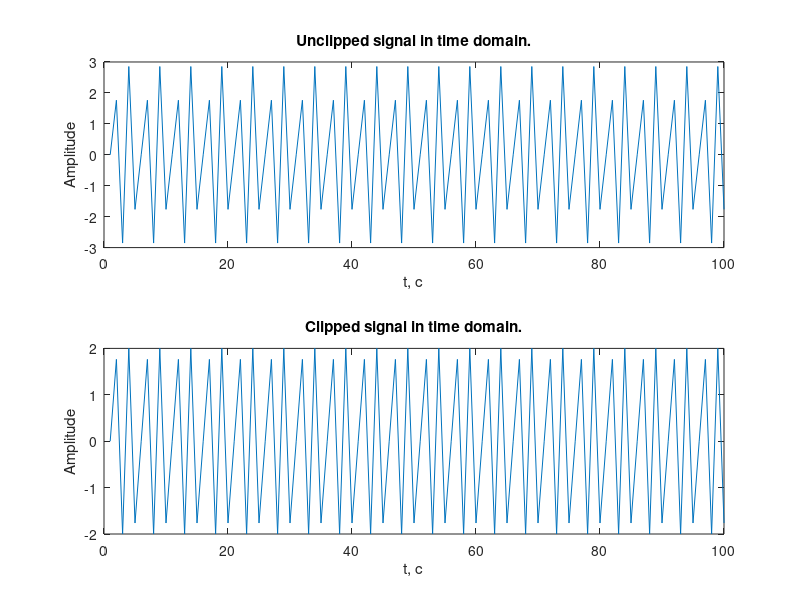
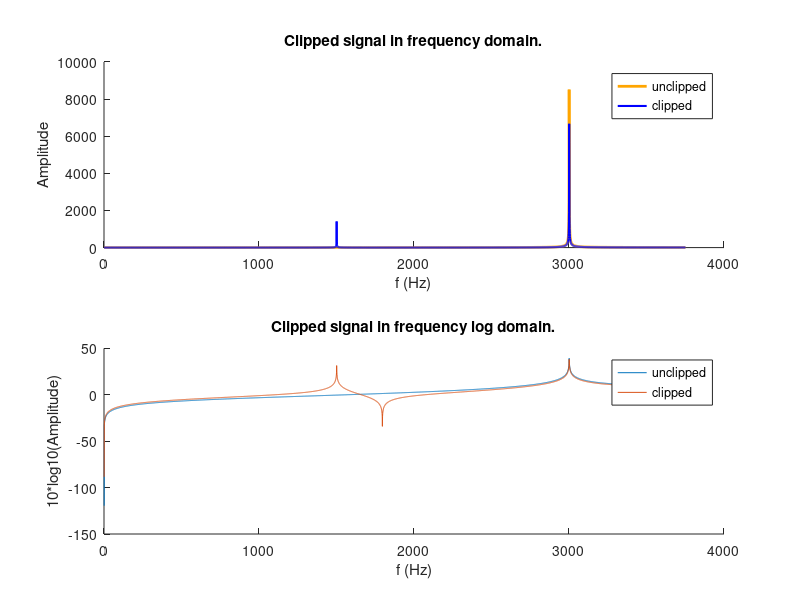

MATLAB code to generate these figures, in order:
clear all;
clc;
% close all;

Fs = 2500; % частота дискретизации (Гц)
t = 0:1/Fs:3; % вектор времени (сек)
f = 1000; % частота синусоиды (Гц)
A = 3; % амплитуда синусоиды

x = A * sin(2*pi*f*t); % синусоида

x_clipped = x;

x_max = 2;
max_idx = (x > x_max);
min_idx = (x < -x_max);

x_clipped(max_idx) = x_max;
x_clipped(min_idx) = -x_max;
x_writeable = x / max(abs(x));  % Нормировка для корректной записи.
x_writeable = x_writeable.';
x_clipped_writeable = x_clipped / max(abs(x_clipped));
audiowrite("nonclipped_sin.wav", x_writeable, Fs);
audiowrite("clipped_sin.wav", x_clipped_writeable, Fs);

figure;
subplot(2, 1, 1)

plot(x(1:100))
xlabel("t, с")
ylabel("Amplitude")
title("Unclipped signal in time domain.")

subplot(2, 1, 2)

plot(x_clipped(1:100))
xlabel("t, с")
ylabel("Amplitude")
title("Clipped signal in time domain.")

savefig("Time_domain.fig");

y = fft(x);
y_clipped = fft(x_clipped);

figure;
subplot(2, 1, 1)

hold on;

plot(abs(y(1:round(end/2))), 'color', '#FFA500', 'LineWidth', 2);
title("Unclipped signal in frequency domain.")
xlabel("f (Hz)")
ylabel("Amplitude")

subplot(2, 1, 1)
plot(abs(y_clipped(1:round(end/2))), 'color', 'blue', 'LineWidth', 1.5);
title("Clipped signal in frequency domain.")
xlabel("f (Hz)")
ylabel("Amplitude")
legend('unclipped', 'clipped');

hold off;

subplot(2, 1, 2)

hold on;
plot(10*log10(abs(y(1:round(end/2)))))
title("Unclipped signal in frequency log domain.")
xlabel("f (Hz)")
ylabel("10*log10(Amplitude)")

subplot(2, 1, 2)
plot(10*log10(abs(y_clipped(1:round(end/2)))))
title("Clipped signal in frequency log domain.")
xlabel("f (Hz)")
ylabel("10*log10(Amplitude)")
legend('unclipped', 'clipped');

hold off;
savefig("Frequency_domain.fig");

